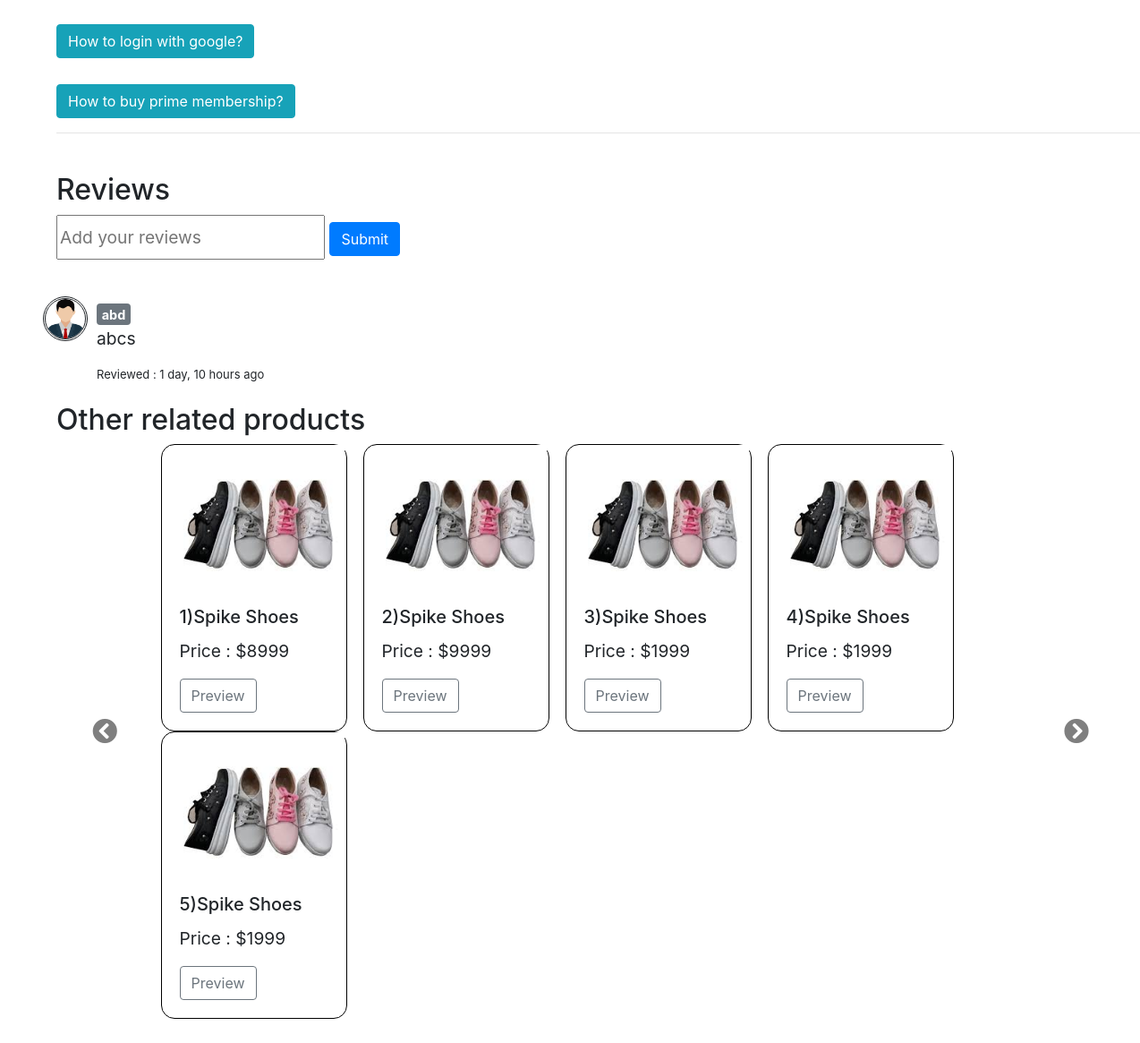
Page /productDetail/4 (lower part) on the earlier database version.
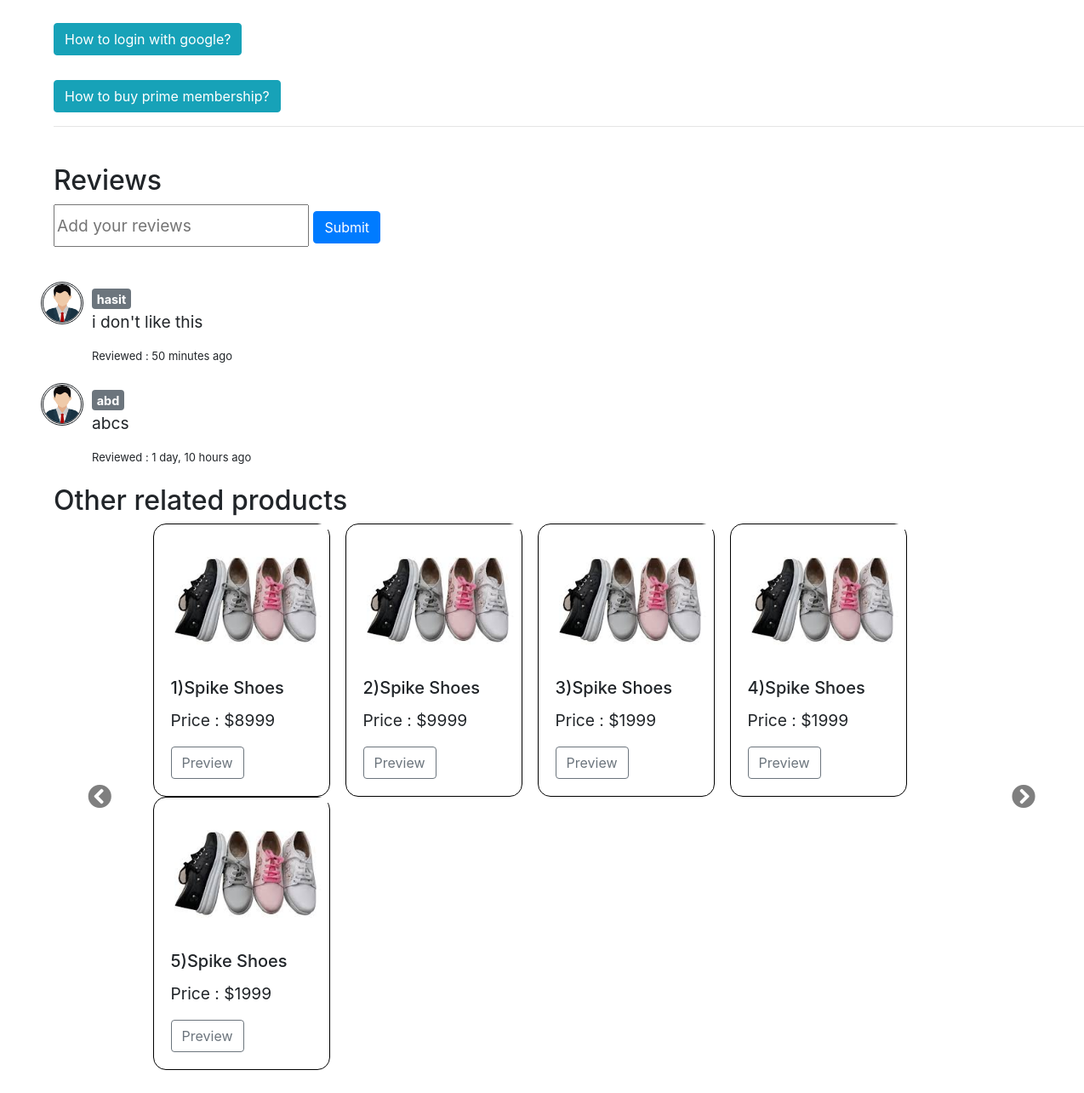
Same page on the later database version.
### shop/models.py (models this page shows, shortened)
class Product_Review(models.Model):
        review_user_id = models.ForeignKey(User,on_delete=models.CASCADE, default="0")
        review_product_id = models.ForeignKey(Product_Detail,on_delete=models.CASCADE, default='1')
        srNo = models.AutoField(primary_key=True)
        message = models.CharField(max_length=300, default='-')
        reviewTime = models.DateTimeField(auto_now_add=True)

### shop/views.py (the view, shortened to what this page needs)
# urls.py: path("productDetail/<int:product_id>",views.productPreview,name="ProductDetail"),
def productPreview(request,product_id):
    products = Product_Detail.objects.filter(product_id=product_id)[0]
    reviews = Product_Review.objects.filter(review_product_id=product_id)
    context = {'current_product_id' : product_id, 'review' : reviews, 'products' : products}
    return render(request,'productPreview.html' , context=context)

### shop/templates/productPreview.html (shortened to what the changed rows need)
{% extends 'base.html' %} {% load static %}
    {% block head %}
    <link rel="stylesheet" href="{% static 'css/productPreview.css' %}">
    <title> {% block title %} Product Preview {% endblock %}</title> {% endblock %}
{% block body %}
<div class="container-fluid m-5">
    <br>
    <br><br>
    <br>
    <br>
    <br>
    <h2>Reviews</h2>
    <br>
    <div class="reviewbox">
        {% load static %}
        {% load humanize %}
        {% for i in review reversed %}
        <div class="row">
            <div>
                <p>
                    <img class="userimg" src="{% static 'images/myuser.png' %}" style="height: 50px;"></p>
            </div>
            <div class="reviewboxcontent col-md-3">
                <div>
                    <p class="badge badge-secondary" style="display: inline;">{{i.review_user_id}}</p>
                </div>
                <p>{{i.message}}</p>
                <p style="font-size: 13px; color:'grey'">Reviewed : {{i.reviewTime|naturaltime}}</h6>
            </div>
        </div>
        {% endfor %}
    </div>
    <h2>Other related products</h2>
</div>
{% endblock %}

Differences in the rows shown:
added Product_Review: review_user_id "hasit", message "i don't like this", reviewTime "50 minutes ago"
